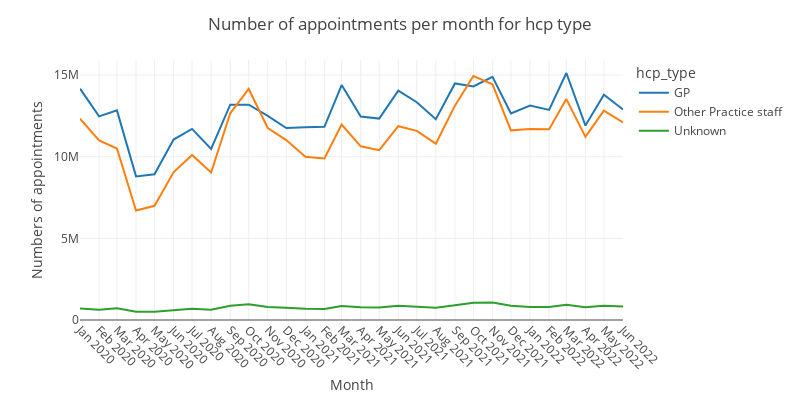

Notebook code for this chart:
### Code cell
data = ar.groupby(['appointment_month','hcp_type'])['count_of_appointments'].agg('sum').reset_index()

fig = px.line(data, x='appointment_month', y='count_of_appointments',
             template='none', color='hcp_type',width=800, height=400)
fig.update_xaxes(dtick="M1", tickangle=45)
fig.update_yaxes(rangemode="tozero")
fig.update_layout(title = 'Number of appointments per month for hcp type', 
                  xaxis_title = "Month", yaxis_title = "Numbers of appointments")
fig.show()

### Figure 1 — Plotly figure (JSON) as saved in the notebook; plotly's stock layout.template omitted (floating-point values rounded to 4 significant figures)
{"data": [{"hovertemplate": "hcp_type=GP<br>appointment_month=%{x}<br>count_of_appointments=%{y}<extra></extra>", "legendgroup": "GP", "line": {"color": "#1F77B4", "dash": "solid"}, "marker": {"symbol": "circle"}, "mode": "lines", "name": "GP", "orientation": "v", "showlegend": true, "type": "scatter", "x": ["2020-01-01T00:00:00", "2020-02-01T00:00:00", "2020-03-01T00:00:00", "2020-04-01T00:00:00", "2020-05-01T00:00:00", "2020-06-01T00:00:00", "2020-07-01T00:00:00", "2020-08-01T00:00:00", "2020-09-01T00:00:00", "2020-10-01T00:00:00", "2020-11-01T00:00:00", "2020-12-01T00:00:00", "2021-01-01T00:00:00", "2021-02-01T00:00:00", "2021-03-01T00:00:00", "2021-04-01T00:00:00", "2021-05-01T00:00:00", "2021-06-01T00:00:00", "2021-07-01T00:00:00", "2021-08-01T00:00:00", "2021-09-01T00:00:00", "2021-10-01T00:00:00", "2021-11-01T00:00:00", "2021-12-01T00:00:00", "2022-01-01T00:00:00", "2022-02-01T00:00:00", "2022-03-01T00:00:00", "2022-04-01T00:00:00", "2022-05-01T00:00:00", "2022-06-01T00:00:00"], "xaxis": "x", "y": [14168932, 12467976, 12839993, 8795939, 8924583, 11054065, 11701906, 10481447, 13187253, 13182629, 12501963, 11759814, 11806927, 11827794, 14391125, 12462924, 12334764, 14050148, 13338516, 12299022, 14487785, 14300751, 14897749, 12654767, 13138050, 12869711, 15127227, 11908463, 13793934, 12893983], "yaxis": "y"}, {"hovertemplate": "hcp_type=Other Practice staff<br>appointment_month=%{x}<br>count_of_appointments=%{y}<extra></extra>", "legendgroup": "Other Practice staff", "line": {"color": "#FF7F0E", "dash": "solid"}, "marker": {"symbol": "circle"}, "mode": "lines", "name": "Other Practice staff", "orientation": "v", "showlegend": true, "type": "scatter", "x": ["2020-01-01T00:00:00", "2020-02-01T00:00:00", "2020-03-01T00:00:00", "2020-04-01T00:00:00", "2020-05-01T00:00:00", "2020-06-01T00:00:00", "2020-07-01T00:00:00", "2020-08-01T00:00:00", "2020-09-01T00:00:00", "2020-10-01T00:00:00", "2020-11-01T00:00:00", "2020-12-01T00:00:00", "2021-01-01T00:00:00", "2021-02-01T00:00:00", "2021-03-01T00:00:00", "2021-04-01T00:00:00", "2021-05-01T00:00:00", "2021-06-01T00:00:00", "2021-07-01T00:00:00", "2021-08-01T00:00:00", "2021-09-01T00:00:00", "2021-10-01T00:00:00", "2021-11-01T00:00:00", "2021-12-01T00:00:00", "2022-01-01T00:00:00", "2022-02-01T00:00:00", "2022-03-01T00:00:00", "2022-04-01T00:00:00", "2022-05-01T00:00:00", "2022-06-01T00:00:00"], "xaxis": "x", "y": [12326031, 11002550, 10498713, 6704003, 6993557, 9047092, 10108127, 9037362, 12660278, 14150521, 11760406, 11021668, 10001104, 9894163, 11973606, 10635500, 10402894, 11866623, 11583564, 10797821, 13126731, 14942504, 14432800, 11614470, 11705142, 11688107, 13528583, 11217738, 12823200, 12105677], "yaxis": "y"}, {"hovertemplate": "hcp_type=Unknown<br>appointment_month=%{x}<br>count_of_appointments=%{y}<extra></extra>", "legendgroup": "Unknown", "line": {"color": "#2CA02C", "dash": "solid"}, "marker": {"symbol": "circle"}, "mode": "lines", "name": "Unknown", "orientation": "v", "showlegend": true, "type": "scatter", "x": ["2020-01-01T00:00:00", "2020-02-01T00:00:00", "2020-03-01T00:00:00", "2020-04-01T00:00:00", "2020-05-01T00:00:00", "2020-06-01T00:00:00", "2020-07-01T00:00:00", "2020-08-01T00:00:00", "2020-09-01T00:00:00", "2020-10-01T00:00:00", "2020-11-01T00:00:00", "2020-12-01T00:00:00", "2021-01-01T00:00:00", "2021-02-01T00:00:00", "2021-03-01T00:00:00", "2021-04-01T00:00:00", "2021-05-01T00:00:00", "2021-06-01T00:00:00", "2021-07-01T00:00:00", "2021-08-01T00:00:00", "2021-09-01T00:00:00", "2021-10-01T00:00:00", "2021-11-01T00:00:00", "2021-12-01T00:00:00", "2022-01-01T00:00:00", "2022-02-01T00:00:00", "2022-03-01T00:00:00", "2022-04-01T00:00:00", "2022-05-01T00:00:00", "2022-06-01T00:00:00"], "xaxis": "x", "y": [704333, 634095, 714762, 507939, 499072, 589648, 681404, 631711, 866724, 968782, 799233, 754454, 684038, 677612, 860693, 781508, 770737, 867411, 817139, 755328, 907985, 1060579, 1074521, 871539, 792282, 797442, 939228, 786859, 878374, 828418], "yaxis": "y"}], "layout": {"height": 400, "legend": {"title": {"text": "hcp_type"}, "tracegroupgap": 0}, "margin": {"t": 60}, "title": {"text": "Number of appointments per month for hcp type"}, "width": 800, "xaxis": {"anchor": "y", "domain": [0, 1], "dtick": "M1", "tickangle": 45, "title": {"text": "Month"}}, "yaxis": {"anchor": "x", "domain": [0, 1], "rangemode": "tozero", "title": {"text": "Numbers of appointments"}}}}
